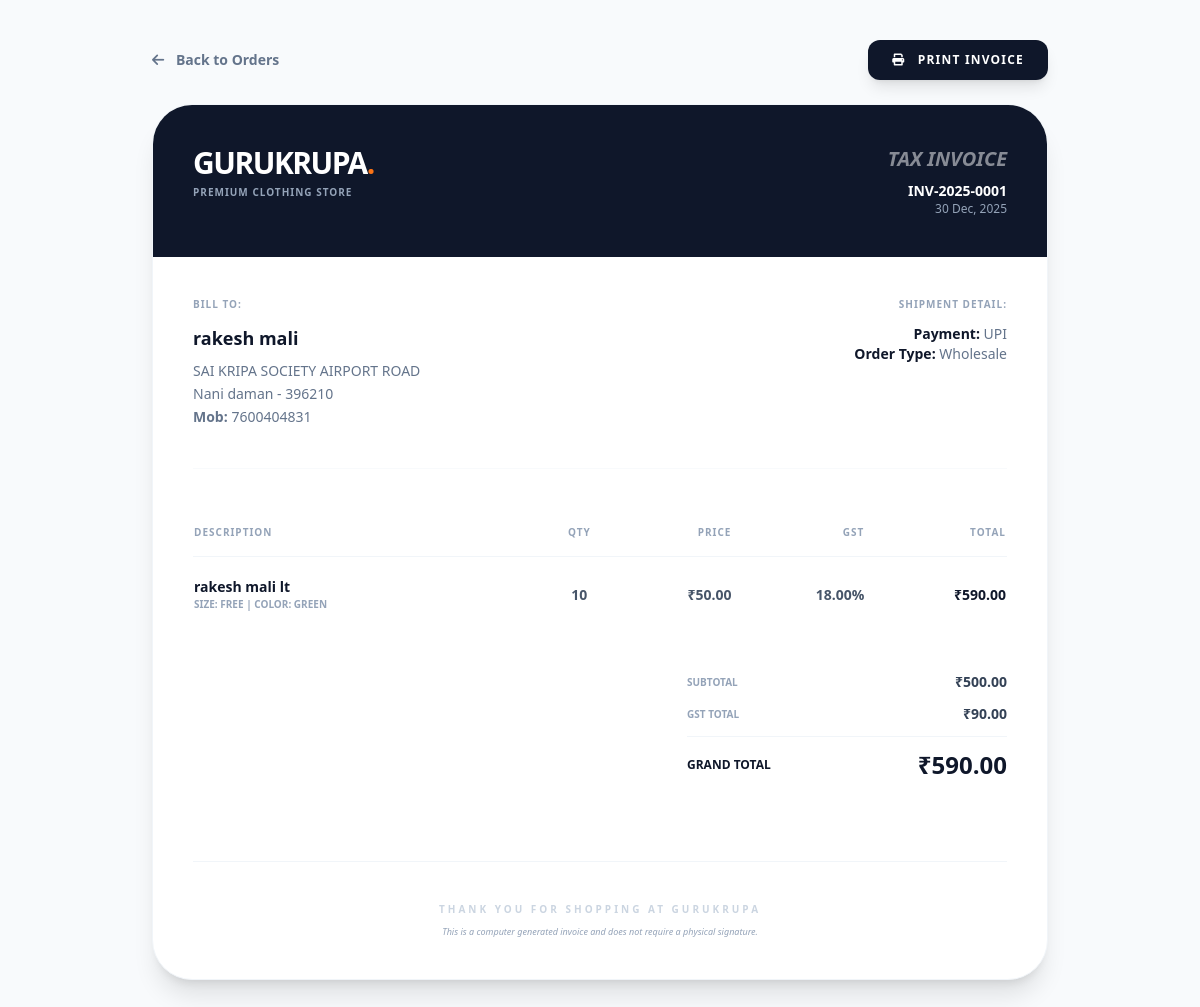
/admin/billing/invoice-view.php?id=1, run on the app's committed database.
### tables this page shows
CREATE TABLE `invoices` (
  `invoice_id` int(11) NOT NULL,
  `order_id` int(11) NOT NULL,
  `invoice_number` varchar(50) DEFAULT NULL,
  `invoice_date` datetime DEFAULT current_timestamp(),
  `gst_total` decimal(10,2) DEFAULT 0.00,
  `subtotal` decimal(10,2) NOT NULL,
  `total_amount` decimal(10,2) NOT NULL,
  `created_at` datetime DEFAULT current_timestamp(),
  `updated_at` datetime DEFAULT current_timestamp() ON UPDATE current_timestamp()
);

CREATE TABLE `users` (
  `user_id` int(11) NOT NULL,
  `name` varchar(100) NOT NULL,
  `email` varchar(100) NOT NULL,
  `password` varchar(255) NOT NULL,
  `google_id` varchar(255) DEFAULT NULL,
  `phone` varchar(15) DEFAULT NULL,
  `address` text DEFAULT NULL,
  `city` varchar(50) DEFAULT NULL,
  `state` varchar(50) DEFAULT NULL,
  `country` varchar(50) DEFAULT NULL,
  `pincode` varchar(10) DEFAULT NULL,
  `gst_number` varchar(15) DEFAULT NULL,
  `business_name` varchar(150) DEFAULT NULL,
  `role` enum('user','admin') DEFAULT 'user',
  `status` enum('active','inactive') DEFAULT 'active',
  `is_verified_wholesale` tinyint(1) DEFAULT 0,
  `created_at` datetime DEFAULT current_timestamp(),
  `updated_at` datetime DEFAULT current_timestamp() ON UPDATE current_timestamp()
);

CREATE TABLE `orders` (
  `order_id` int(11) NOT NULL,
  `user_id` int(11) NOT NULL,
  `order_type` enum('retail','wholesale') DEFAULT 'retail',
  `order_status` enum('pending','confirmed','packed','shipped','delivered','cancelled','returned') DEFAULT 'pending',
  `payment_status` enum('pending','paid','failed','refunded') DEFAULT 'pending',
  `payment_method` enum('card','upi','wallet','cod') DEFAULT 'cod',
  `total_amount` decimal(10,2) NOT NULL,
  `gst_amount` decimal(10,2) DEFAULT 0.00,
  `discount_amount` decimal(10,2) DEFAULT 0.00,
  `created_at` datetime DEFAULT current_timestamp(),
  `updated_at` datetime DEFAULT current_timestamp() ON UPDATE current_timestamp()
);

CREATE TABLE `order_items` (
  `order_item_id` int(11) NOT NULL,
  `order_id` int(11) NOT NULL,
  `product_id` int(11) NOT NULL,
  `variant_id` int(11) DEFAULT NULL,
  `quantity` int(11) NOT NULL,
  `unit_price` decimal(10,2) NOT NULL,
  `gst_percent` decimal(5,2) DEFAULT 0.00,
  `discount_percent` decimal(5,2) DEFAULT 0.00,
  `total_price` decimal(10,2) NOT NULL
);

CREATE TABLE `products` (
  `product_id` int(11) NOT NULL,
  `supplier_id` int(11) NOT NULL,
  `category_id` int(11) NOT NULL,
  `preferred_supplier_id` int(11) DEFAULT NULL,
  `name` varchar(150) NOT NULL,
  `sku` varchar(50) DEFAULT NULL,
  `description` text DEFAULT NULL,
  `price` decimal(10,2) NOT NULL,
  `wholesale_price` decimal(10,2) NOT NULL,
  `min_wholesale_qty` int(11) DEFAULT 10,
  `gst_percent` decimal(5,2) DEFAULT 0.00,
  `discount_percent` decimal(5,2) DEFAULT 0.00,
  `status` enum('active','inactive') DEFAULT 'active',
  `created_at` datetime DEFAULT current_timestamp(),
  `updated_at` datetime DEFAULT current_timestamp() ON UPDATE current_timestamp(),
  `stock` int(11) DEFAULT 0,
  `min_stock_level` int(11) DEFAULT 10,
  `main_image` varchar(255) DEFAULT NULL,
  `image_1` varchar(255) DEFAULT NULL,
  `image_2` varchar(255) DEFAULT NULL,
  `image_3` varchar(255) DEFAULT NULL,
  `image_4` varchar(255) DEFAULT NULL
);

CREATE TABLE `product_variants` (
  `variant_id` int(11) NOT NULL,
  `product_id` int(11) NOT NULL,
  `size` varchar(10) DEFAULT NULL,
  `color` varchar(50) DEFAULT NULL,
  `material` varchar(50) DEFAULT NULL,
  `stock_qty` int(11) DEFAULT 0,
  `created_at` datetime DEFAULT current_timestamp(),
  `updated_at` datetime DEFAULT current_timestamp() ON UPDATE current_timestamp()
);

### admin/billing/invoice-view.php (the view, shortened to what this page needs)
<?php
require_once "../../config/database.php";
$invoice_id = $_GET['id'] ?? null;
$query = "SELECT i.*, o.order_type, o.payment_method, u.name as customer_name, u.phone, u.address, u.city, u.pincode
          FROM invoices i
          JOIN orders o ON i.order_id = o.order_id
          JOIN users u ON o.user_id = u.user_id
          WHERE i.invoice_id = ?";
$stmt = $pdo->prepare($query);
$stmt->execute([$invoice_id]);
$inv = $stmt->fetch();
$item_query = "SELECT oi.*, p.name as product_name, pv.size, pv.color
               FROM order_items oi
               JOIN products p ON oi.product_id = p.product_id
               LEFT JOIN product_variants pv ON oi.variant_id = pv.variant_id
               WHERE oi.order_id = ?";
$stmt_items = $pdo->prepare($item_query);
$stmt_items->execute([$inv['order_id']]);
$items = $stmt_items->fetchAll();
?>
<!DOCTYPE html>
<html lang="en">
<head>
    <script src="https://cdn.tailwindcss.com"></script>
    <link rel="stylesheet" href="https://cdnjs.cloudflare.com/ajax/libs/font-awesome/6.0.0/css/all.min.css">
</head>
<body class="bg-slate-50 p-4 md:p-10">
    <div class="max-w-4xl mx-auto mb-6 flex justify-between items-center no-print">
        <a href="order-list.php" class="text-slate-500 font-bold text-sm hover:text-slate-900">
            <i class="fas fa-arrow-left mr-2"></i> Back to Orders
        </a>
        <button onclick="window.print()" class="bg-slate-900 text-white px-6 py-3 rounded-xl font-black text-xs uppercase tracking-widest hover:bg-orange-600 transition-all shadow-lg">
            <i class="fas fa-print mr-2"></i> Print Invoice
        </button>
    </div>
    <div class="max-w-4xl mx-auto bg-white rounded-[2.5rem] shadow-xl overflow-hidden print-shadow-none border border-slate-100">
        <div class="p-10 bg-slate-900 text-white flex justify-between items-start">
            <div>
                <h1 class="text-3xl font-black tracking-tighter">GURUKRUPA<span class="text-orange-500">.</span></h1>
                <p class="text-slate-400 text-[10px] font-bold uppercase tracking-widest mt-1">Premium Clothing Store</p>
            </div>
            <div class="text-right">
                <h2 class="text-xl font-black uppercase italic opacity-50">Tax Invoice</h2>
                <p class="text-sm font-bold mt-2"><?= $inv['invoice_number'] ?></p>
                <p class="text-xs text-slate-400"><?= date('d M, Y', strtotime($inv['invoice_date'])) ?></p>
            </div>
        </div>
        <div class="p-10">
            <div class="grid grid-cols-2 gap-10 mb-10 pb-10 border-b border-slate-50">
                <div>
                    <p class="text-[10px] font-black text-slate-400 uppercase tracking-widest mb-3">Bill To:</p>
                    <h4 class="text-lg font-black text-slate-900"><?= htmlspecialchars($inv['customer_name']) ?></h4>
                    <p class="text-sm text-slate-500 leading-relaxed mt-2">
                        <?= htmlspecialchars($inv['address']) ?><br>
                        <?= htmlspecialchars($inv['city']) ?> - <?= $inv['pincode'] ?><br>
                        <span class="font-bold">Mob:</span> <?= $inv['phone'] ?>
                    </p>
                </div>
                <div class="text-right">
                    <p class="text-[10px] font-black text-slate-400 uppercase tracking-widest mb-3">Shipment Detail:</p>
                    <p class="text-sm text-slate-500">
                        <span class="font-bold text-slate-900">Payment:</span> <?= strtoupper($inv['payment_method']) ?><br>
                        <span class="font-bold text-slate-900">Order Type:</span> <?= ucfirst($inv['order_type']) ?><br>
                    </p>
                </div>
            </div>
            <table class="w-full mb-10">
                <thead>
                    <tr class="text-[10px] font-black text-slate-400 uppercase tracking-widest border-b border-slate-100">
                        <th class="py-4 text-left">Description</th>
                        <th class="py-4 text-center">Qty</th>
                        <th class="py-4 text-right">Price</th>
                        <th class="py-4 text-right">GST</th>
                        <th class="py-4 text-right">Total</th>
                    </tr>
                </thead>
                <tbody class="divide-y divide-slate-50">
                    <?php foreach ($items as $item): ?>
                    <tr>
                        <td class="py-5">
                            <p class="text-sm font-black text-slate-900"><?= $item['product_name'] ?></p>
                            <?php if($item['size'] || $item['color']): ?>
                            <p class="text-[10px] text-slate-400 font-bold uppercase">Size: <?= $item['size'] ?> | Color: <?= $item['color'] ?></p>
                            <?php endif; ?>
                        </td>
                        <td class="py-5 text-center text-sm font-bold text-slate-600"><?= $item['quantity'] ?></td>
                        <td class="py-5 text-right text-sm font-bold text-slate-600">₹<?= number_format($item['unit_price'], 2) ?></td>
                        <td class="py-5 text-right text-sm font-bold text-slate-600"><?= $item['gst_percent'] ?>%</td>
                        <td class="py-5 text-right text-sm font-black text-slate-900">₹<?= number_format($item['total_price'], 2) ?></td>
                    </tr>
                    <?php endforeach; ?>
                </tbody>
            </table>
            <div class="flex justify-end">
                <div class="w-full max-w-xs space-y-3">
                    <div class="flex justify-between text-sm">
                        <span class="text-slate-400 font-bold uppercase text-[10px]">Subtotal</span>
                        <span class="font-bold text-slate-700">₹<?= number_format($inv['subtotal'], 2) ?></span>
                    </div>
                    <div class="flex justify-between text-sm">
                        <span class="text-slate-400 font-bold uppercase text-[10px]">GST Total</span>
                        <span class="font-bold text-slate-700">₹<?= number_format($inv['gst_total'], 2) ?></span>
                    </div>
                    <div class="flex justify-between items-center pt-3 border-t border-slate-100">
                        <span class="text-slate-900 font-black uppercase text-xs">Grand Total</span>
                        <span class="text-2xl font-black text-slate-900">₹<?= number_format($inv['total_amount'], 2) ?></span>
                    </div>
                </div>
            </div>
            <div class="mt-20 pt-10 border-t border-slate-100 text-center">
                <p class="text-[10px] font-black text-slate-300 uppercase tracking-[0.3em]">Thank you for shopping at Gurukrupa</p>
                <p class="text-[9px] text-slate-400 mt-2 italic">This is a computer generated invoice and does not require a physical signature.</p>
            </div>
        </div>
    </div>
</body>
</html>

### data on the page
invoices: invoice_number "INV-2025-0001", invoice_date "30 Dec, 2025", users.name "rakesh mali", users.address "SAI KRIPA SOCIETY AIRPORT ROAD", users.city "Nani daman", users.pincode "396210", users.phone "7600404831", order.payment_method "UPI", order.order_type "Wholesale", subtotal "500.00", gst_total "90.00", total_amount "590.00"
order_items: product.name "rakesh mali lt", variant.size "FREE", variant.color "GREEN", quantity "10", unit_price "50.00", gst_percent "18.00", total_price "590.00"
